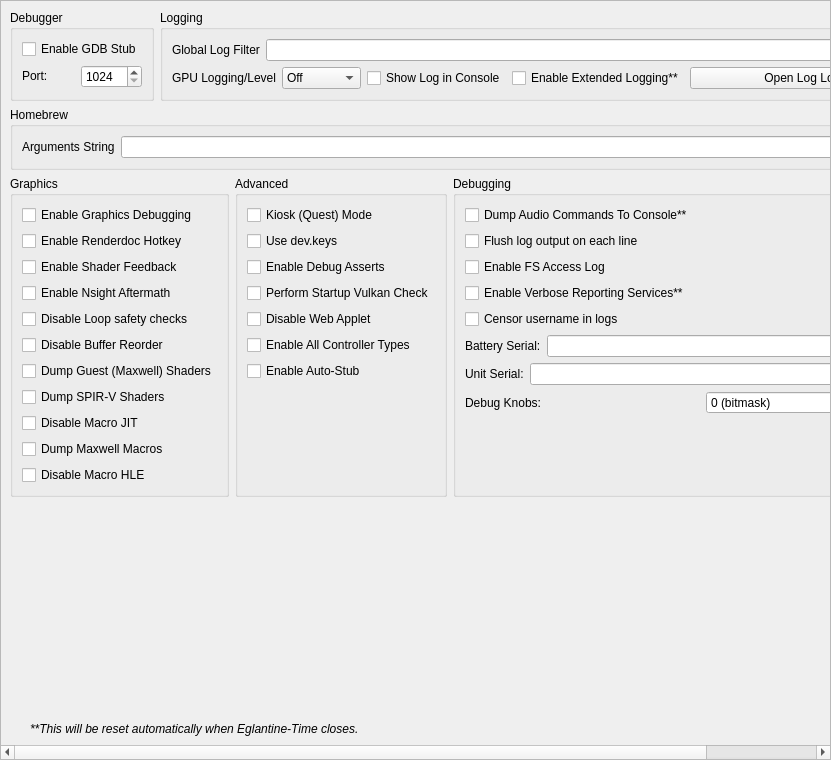
<?xml version="1.0" encoding="UTF-8"?>
<ui version="4.0">
 <class>ConfigureDebug</class>
 <widget class="QScrollArea" name="ConfigureDebug">
  <property name="geometry">
   <rect>
    <x>0</x>
    <y>0</y>
    <width>831</width>
    <height>760</height>
   </rect>
  </property>
  <property name="widgetResizable">
   <bool>true</bool>
  </property>
  <widget class="QWidget" name="widget">
   <property name="geometry">
    <rect>
     <x>0</x>
     <y>0</y>
     <width>829</width>
     <height>758</height>
    </rect>
   </property>
   <layout class="QVBoxLayout" name="verticalLayout_1">
    <item>
     <layout class="QHBoxLayout" name="horizontalLayout">
      <property name="topMargin">
       <number>0</number>
      </property>
      <item>
       <widget class="QGroupBox" name="groupBox">
        <property name="sizePolicy">
         <sizepolicy hsizetype="Preferred" vsizetype="Preferred">
          <horstretch>0</horstretch>
          <verstretch>0</verstretch>
         </sizepolicy>
        </property>
        <property name="title">
         <string>Debugger</string>
        </property>
        <property name="alignment">
         <set>Qt::AlignmentFlag::AlignLeading|Qt::AlignmentFlag::AlignLeft|Qt::AlignmentFlag::AlignTop</set>
        </property>
        <property name="flat">
         <bool>false</bool>
        </property>
        <property name="checkable">
         <bool>false</bool>
        </property>
        <layout class="QVBoxLayout" name="verticalLayout_3">
         <item>
          <widget class="QWidget" name="debug_widget" native="true">
           <property name="sizePolicy">
            <sizepolicy hsizetype="Preferred" vsizetype="Maximum">
             <horstretch>0</horstretch>
             <verstretch>0</verstretch>
            </sizepolicy>
           </property>
           <layout class="QVBoxLayout" name="verticalLayout">
            <property name="sizeConstraint">
             <enum>QLayout::SizeConstraint::SetDefaultConstraint</enum>
            </property>
            <property name="leftMargin">
             <number>0</number>
            </property>
            <property name="topMargin">
             <number>0</number>
            </property>
            <property name="rightMargin">
             <number>0</number>
            </property>
            <property name="bottomMargin">
             <number>0</number>
            </property>
            <item>
             <widget class="QCheckBox" name="toggle_gdbstub">
              <property name="sizePolicy">
               <sizepolicy hsizetype="Maximum" vsizetype="Maximum">
                <horstretch>0</horstretch>
                <verstretch>0</verstretch>
               </sizepolicy>
              </property>
              <property name="text">
               <string>Enable GDB Stub</string>
              </property>
             </widget>
            </item>
            <item>
             <widget class="QWidget" name="horizontalWidget_3" native="true">
              <property name="sizePolicy">
               <sizepolicy hsizetype="Preferred" vsizetype="Maximum">
                <horstretch>0</horstretch>
                <verstretch>0</verstretch>
               </sizepolicy>
              </property>
              <layout class="QHBoxLayout" name="horizontalLayout_3">
               <property name="leftMargin">
                <number>0</number>
               </property>
               <property name="topMargin">
                <number>0</number>
               </property>
               <property name="rightMargin">
                <number>0</number>
               </property>
               <property name="bottomMargin">
                <number>0</number>
               </property>
               <item>
                <widget class="QLabel" name="label_11">
                 <property name="sizePolicy">
                  <sizepolicy hsizetype="Minimum" vsizetype="Maximum">
                   <horstretch>0</horstretch>
                   <verstretch>0</verstretch>
                  </sizepolicy>
                 </property>
                 <property name="text">
                  <string>Port:</string>
                 </property>
                </widget>
               </item>
               <item>
                <widget class="QSpinBox" name="gdbport_spinbox">
                 <property name="sizePolicy">
                  <sizepolicy hsizetype="Preferred" vsizetype="Maximum">
                   <horstretch>0</horstretch>
                   <verstretch>0</verstretch>
                  </sizepolicy>
                 </property>
                 <property name="minimum">
                  <number>1024</number>
                 </property>
                 <property name="maximum">
                  <number>65535</number>
                 </property>
                </widget>
               </item>
              </layout>
             </widget>
            </item>
           </layout>
          </widget>
         </item>
        </layout>
       </widget>
      </item>
      <item>
       <widget class="QGroupBox" name="groupBox_2">
        <property name="sizePolicy">
         <sizepolicy hsizetype="Expanding" vsizetype="Preferred">
          <horstretch>0</horstretch>
          <verstretch>0</verstretch>
         </sizepolicy>
        </property>
        <property name="title">
         <string>Logging</string>
        </property>
        <layout class="QGridLayout" name="gridLayout_1">
         <item row="0" column="0" colspan="4">
          <widget class="QWidget" name="logging_widget" native="true">
           <property name="sizePolicy">
            <sizepolicy hsizetype="Preferred" vsizetype="Maximum">
             <horstretch>0</horstretch>
             <verstretch>0</verstretch>
            </sizepolicy>
           </property>
           <layout class="QHBoxLayout" name="horizontalLayout_1">
            <property name="leftMargin">
             <number>0</number>
            </property>
            <property name="topMargin">
             <number>0</number>
            </property>
            <property name="rightMargin">
             <number>0</number>
            </property>
            <property name="bottomMargin">
             <number>0</number>
            </property>
            <item>
             <widget class="QLabel" name="label_1">
              <property name="sizePolicy">
               <sizepolicy hsizetype="Preferred" vsizetype="Preferred">
                <horstretch>0</horstretch>
                <verstretch>0</verstretch>
               </sizepolicy>
              </property>
              <property name="text">
               <string>Global Log Filter</string>
              </property>
             </widget>
            </item>
            <item>
             <widget class="QLineEdit" name="log_filter_edit"/>
            </item>
           </layout>
          </widget>
         </item>
         <item row="1" column="0">
          <widget class="QWidget" name="gpu_log_level_widget" native="true">
           <property name="sizePolicy">
            <sizepolicy hsizetype="Preferred" vsizetype="Maximum">
             <horstretch>0</horstretch>
             <verstretch>0</verstretch>
            </sizepolicy>
           </property>
           <layout class="QHBoxLayout" name="gpu_log_level_layout">
            <property name="leftMargin">
             <number>0</number>
            </property>
            <property name="topMargin">
             <number>0</number>
            </property>
            <property name="rightMargin">
             <number>0</number>
            </property>
            <property name="bottomMargin">
             <number>0</number>
            </property>
            <item>
             <widget class="QLabel" name="gpu_log_level_label">
              <property name="text">
               <string>GPU Logging/Level</string>
              </property>
             </widget>
            </item>
            <item>
             <widget class="QComboBox" name="gpu_log_level">
              <property name="toolTip">
               <string>Detail level for GPU logs. Off disables logging entirely.</string>
              </property>
              <item>
               <property name="text">
                <string>Off</string>
               </property>
              </item>
              <item>
               <property name="text">
                <string>Errors</string>
               </property>
              </item>
              <item>
               <property name="text">
                <string>Standard</string>
               </property>
              </item>
              <item>
               <property name="text">
                <string>Verbose</string>
               </property>
              </item>
              <item>
               <property name="text">
                <string>All</string>
               </property>
              </item>
             </widget>
            </item>
           </layout>
          </widget>
         </item>
         <item row="1" column="1">
          <widget class="QCheckBox" name="toggle_console">
           <property name="text">
            <string>Show Log in Console</string>
           </property>
          </widget>
         </item>
         <item row="1" column="2">
          <widget class="QCheckBox" name="extended_logging">
           <property name="enabled">
            <bool>true</bool>
           </property>
           <property name="toolTip">
            <string>When checked, the max size of the log increases from 100 MB to 1 GB</string>
           </property>
           <property name="text">
            <string>Enable Extended Logging**</string>
           </property>
          </widget>
         </item>
         <item row="1" column="3">
          <widget class="QPushButton" name="open_log_button">
           <property name="sizePolicy">
            <sizepolicy hsizetype="Expanding" vsizetype="Maximum">
             <horstretch>1</horstretch>
             <verstretch>0</verstretch>
            </sizepolicy>
           </property>
           <property name="minimumSize">
            <size>
             <width>250</width>
             <height>0</height>
            </size>
           </property>
           <property name="text">
            <string>Open Log Location</string>
           </property>
          </widget>
         </item>
        </layout>
       </widget>
      </item>
     </layout>
    </item>
    <item>
     <widget class="QGroupBox" name="groupBox_3">
      <property name="title">
       <string>Homebrew</string>
      </property>
      <layout class="QVBoxLayout" name="verticalLayout_5">
       <item>
        <layout class="QHBoxLayout" name="horizontalLayout_4">
         <item>
          <widget class="QLabel" name="label_3">
           <property name="text">
            <string>Arguments String</string>
           </property>
          </widget>
         </item>
         <item>
          <widget class="QLineEdit" name="homebrew_args_edit"/>
         </item>
        </layout>
       </item>
      </layout>
     </widget>
    </item>
    <item>
     <layout class="QHBoxLayout" name="horizontalLayout_2">
      <item>
       <widget class="QGroupBox" name="groupBox_4">
        <property name="title">
         <string>Graphics</string>
        </property>
        <layout class="QGridLayout" name="gridLayout_2">
         <item row="4" column="0">
          <widget class="QCheckBox" name="disable_loop_safety_checks">
           <property name="toolTip">
            <string>When checked, it executes shaders without loop logic changes</string>
           </property>
           <property name="text">
            <string>Disable Loop safety checks</string>
           </property>
          </widget>
         </item>
         <item row="9" column="0">
          <widget class="QCheckBox" name="dump_macros">
           <property name="enabled">
            <bool>true</bool>
           </property>
           <property name="toolTip">
            <string>When checked, it will dump all the macro programs of the GPU</string>
           </property>
           <property name="text">
            <string>Dump Maxwell Macros</string>
           </property>
          </widget>
         </item>
         <item row="3" column="0">
          <widget class="QCheckBox" name="enable_nsight_aftermath">
           <property name="toolTip">
            <string>When checked, it enables Nsight Aftermath crash dumps</string>
           </property>
           <property name="text">
            <string>Enable Nsight Aftermath</string>
           </property>
          </widget>
         </item>
         <item row="6" column="0">
          <widget class="QCheckBox" name="dump_guest_shaders">
           <property name="enabled">
            <bool>true</bool>
           </property>
           <property name="toolTip">
            <string>When checked, it will dump original Maxwell guest shader bytecode (the input to the recompiler) as .ash files under DumpDir/shaders/. Useful for inspection with nvdisasm.</string>
           </property>
           <property name="text">
            <string>Dump Guest (Maxwell) Shaders</string>
           </property>
          </widget>
         </item>
         <item row="1" column="0">
          <widget class="QCheckBox" name="enable_renderdoc_hotkey">
           <property name="text">
            <string>Enable Renderdoc Hotkey</string>
           </property>
          </widget>
         </item>
         <item row="8" column="0">
          <widget class="QCheckBox" name="disable_macro_jit">
           <property name="enabled">
            <bool>true</bool>
           </property>
           <property name="toolTip">
            <string>When checked, it disables the macro Just In Time compiler. Enabling this makes games run slower</string>
           </property>
           <property name="text">
            <string>Disable Macro JIT</string>
           </property>
          </widget>
         </item>
         <item row="10" column="0">
          <widget class="QCheckBox" name="disable_macro_hle">
           <property name="enabled">
            <bool>true</bool>
           </property>
           <property name="toolTip">
            <string>When checked, it disables the macro HLE functions. Enabling this makes games run slower</string>
           </property>
           <property name="text">
            <string>Disable Macro HLE</string>
           </property>
          </widget>
         </item>
         <item row="0" column="0">
          <widget class="QCheckBox" name="enable_graphics_debugging">
           <property name="enabled">
            <bool>true</bool>
           </property>
           <property name="toolTip">
            <string>When checked, the graphics API enters a slower debugging mode</string>
           </property>
           <property name="text">
            <string>Enable Graphics Debugging</string>
           </property>
          </widget>
         </item>
         <item row="11" column="0">
          <spacer name="verticalSpacer_5">
           <property name="orientation">
            <enum>Qt::Orientation::Vertical</enum>
           </property>
           <property name="sizeType">
            <enum>QSizePolicy::Policy::Preferred</enum>
           </property>
           <property name="sizeHint" stdset="0">
            <size>
             <width>20</width>
             <height>0</height>
            </size>
           </property>
          </spacer>
         </item>
         <item row="2" column="0">
          <widget class="QCheckBox" name="enable_shader_feedback">
           <property name="toolTip">
            <string>When checked, yuzu will log statistics about the compiled pipeline cache</string>
           </property>
           <property name="text">
            <string>Enable Shader Feedback</string>
           </property>
          </widget>
         </item>
         <item row="5" column="0">
          <widget class="QCheckBox" name="disable_buffer_reorder">
           <property name="toolTip">
            <string>&lt;html&gt;&lt;head/&gt;&lt;body&gt;&lt;p&gt;When checked, disables reordering of mapped memory uploads which allows to associate uploads with specific draws. May reduce performance in some cases.&lt;/p&gt;&lt;/body&gt;&lt;/html&gt;</string>
           </property>
           <property name="text">
            <string>Disable Buffer Reorder</string>
           </property>
          </widget>
         </item>
         <item row="7" column="0">
          <widget class="QCheckBox" name="gpu_log_shader_dumps">
           <property name="toolTip">
            <string>When checked, it will dump the recompiler's output SPIR-V binaries (.spv) under LogDir/shaders/. Inspect via SPIRV-Tools (spirv-dis / spirv-cross / spirv-val) or RenderDoc.</string>
           </property>
           <property name="text">
            <string>Dump SPIR-V Shaders</string>
           </property>
          </widget>
         </item>
        </layout>
       </widget>
      </item>
      <item>
       <widget class="QGroupBox" name="groupBox_6">
        <property name="title">
         <string>Advanced</string>
        </property>
        <layout class="QGridLayout" name="gridLayout_4">
         <item row="3" column="0">
          <widget class="QCheckBox" name="perform_vulkan_check">
           <property name="toolTip">
            <string>Enables yuzu to check for a working Vulkan environment when the program starts up. Disable this if this is causing issues with external programs seeing yuzu.</string>
           </property>
           <property name="text">
            <string>Perform Startup Vulkan Check</string>
           </property>
          </widget>
         </item>
         <item row="4" column="0">
          <widget class="QCheckBox" name="disable_web_applet">
           <property name="text">
            <string>Disable Web Applet</string>
           </property>
          </widget>
         </item>
         <item row="5" column="0">
          <widget class="QCheckBox" name="enable_all_controllers">
           <property name="text">
            <string>Enable All Controller Types</string>
           </property>
          </widget>
         </item>
         <item row="6" column="0">
          <widget class="QCheckBox" name="use_auto_stub">
           <property name="text">
            <string>Enable Auto-Stub</string>
           </property>
          </widget>
         </item>
         <item row="0" column="0">
          <widget class="QCheckBox" name="quest_flag">
           <property name="text">
            <string>Kiosk (Quest) Mode</string>
           </property>
          </widget>
         </item>
         <item row="1" column="0">
          <widget class="QCheckBox" name="use_dev_keys">
           <property name="text">
            <string>Use dev.keys</string>
           </property>
          </widget>
         </item>
         <item row="2" column="0">
          <widget class="QCheckBox" name="use_debug_asserts">
           <property name="text">
            <string>Enable Debug Asserts</string>
           </property>
          </widget>
         </item>
         <item row="7" column="0">
          <spacer name="verticalSpacer_4">
           <property name="orientation">
            <enum>Qt::Orientation::Vertical</enum>
           </property>
           <property name="sizeType">
            <enum>QSizePolicy::Policy::Expanding</enum>
           </property>
           <property name="sizeHint" stdset="0">
            <size>
             <width>20</width>
             <height>0</height>
            </size>
           </property>
          </spacer>
         </item>
        </layout>
       </widget>
      </item>
      <item>
       <widget class="QGroupBox" name="groupBox_5">
        <property name="title">
         <string>Debugging</string>
        </property>
        <layout class="QGridLayout" name="gridLayout_3">
         <item row="6" column="0">
          <widget class="QWidget" name="serial_battery_widget" native="true">
           <property name="sizePolicy">
            <sizepolicy hsizetype="Preferred" vsizetype="Maximum">
             <horstretch>0</horstretch>
             <verstretch>0</verstretch>
            </sizepolicy>
           </property>
           <layout class="QHBoxLayout" name="horizontalLayout_11">
            <property name="leftMargin">
             <number>0</number>
            </property>
            <property name="topMargin">
             <number>0</number>
            </property>
            <property name="rightMargin">
             <number>0</number>
            </property>
            <property name="bottomMargin">
             <number>0</number>
            </property>
            <item>
             <widget class="QLabel" name="label_12">
              <property name="sizePolicy">
               <sizepolicy hsizetype="Preferred" vsizetype="Preferred">
                <horstretch>0</horstretch>
                <verstretch>0</verstretch>
               </sizepolicy>
              </property>
              <property name="text">
               <string>Battery Serial:</string>
              </property>
             </widget>
            </item>
            <item>
             <widget class="QLineEdit" name="serial_battery_edit"/>
            </item>
           </layout>
          </widget>
         </item>
         <item row="8" column="0">
          <widget class="QWidget" name="debug_knobs_widget" native="true">
           <property name="sizePolicy">
            <sizepolicy hsizetype="Preferred" vsizetype="Maximum">
             <horstretch>0</horstretch>
             <verstretch>0</verstretch>
            </sizepolicy>
           </property>
           <layout class="QHBoxLayout" name="horizontalLayout_debug_knobs">
            <property name="leftMargin">
             <number>0</number>
            </property>
            <property name="topMargin">
             <number>0</number>
            </property>
            <property name="rightMargin">
             <number>0</number>
            </property>
            <property name="bottomMargin">
             <number>0</number>
            </property>
            <item>
             <widget class="QLabel" name="label_debug_knobs">
              <property name="sizePolicy">
               <sizepolicy hsizetype="Preferred" vsizetype="Preferred">
                <horstretch>0</horstretch>
                <verstretch>0</verstretch>
               </sizepolicy>
              </property>
              <property name="text">
               <string>Debug Knobs:</string>
              </property>
             </widget>
            </item>
            <item>
             <widget class="QSpinBox" name="debug_knobs_spinbox">
              <property name="minimum">
               <number>0</number>
              </property>
              <property name="maximum">
               <number>65535</number>
              </property>
              <property name="toolTip">
               <string>Bitmask for quick development toggles</string>
              </property>
              <property name="statusTip">
               <string>Set debug knobs (bitmask)</string>
              </property>
              <property name="whatsThis">
               <string>16-bit debug knob set for quick development toggles</string>
              </property>
              <property name="suffix">
               <string> (bitmask)</string>
              </property>
             </widget>
            </item>
           </layout>
          </widget>
         </item>
         <item row="7" column="0">
          <widget class="QWidget" name="serial_board_widget" native="true">
           <property name="sizePolicy">
            <sizepolicy hsizetype="Preferred" vsizetype="Maximum">
             <horstretch>0</horstretch>
             <verstretch>0</verstretch>
            </sizepolicy>
           </property>
           <layout class="QHBoxLayout" name="horizontalLayout_12">
            <property name="leftMargin">
             <number>0</number>
            </property>
            <property name="topMargin">
             <number>0</number>
            </property>
            <property name="rightMargin">
             <number>0</number>
            </property>
            <property name="bottomMargin">
             <number>0</number>
            </property>
            <item>
             <widget class="QLabel" name="label_13">
              <property name="sizePolicy">
               <sizepolicy hsizetype="Preferred" vsizetype="Preferred">
                <horstretch>0</horstretch>
                <verstretch>0</verstretch>
               </sizepolicy>
              </property>
              <property name="text">
               <string>Unit Serial:</string>
              </property>
             </widget>
            </item>
            <item>
             <widget class="QLineEdit" name="serial_board_edit"/>
            </item>
           </layout>
          </widget>
         </item>
         <item row="20" column="0">
          <spacer name="verticalSpacer_3">
           <property name="orientation">
            <enum>Qt::Orientation::Vertical</enum>
           </property>
           <property name="sizeType">
            <enum>QSizePolicy::Policy::Expanding</enum>
           </property>
           <property name="sizeHint" stdset="0">
            <size>
             <width>20</width>
             <height>0</height>
            </size>
           </property>
          </spacer>
         </item>
         <item row="1" column="0">
          <widget class="QCheckBox" name="dump_audio_commands">
           <property name="toolTip">
            <string>Enable this to output the latest generated audio command list to the console. Only affects games using the audio renderer.</string>
           </property>
           <property name="text">
            <string>Dump Audio Commands To Console**</string>
           </property>
          </widget>
         </item>
         <item row="2" column="0">
          <widget class="QCheckBox" name="flush_line">
           <property name="text">
            <string>Flush log output on each line</string>
           </property>
          </widget>
         </item>
         <item row="3" column="0">
          <widget class="QCheckBox" name="fs_access_log">
           <property name="text">
            <string>Enable FS Access Log</string>
           </property>
          </widget>
         </item>
         <item row="4" column="0">
          <widget class="QCheckBox" name="reporting_services">
           <property name="text">
            <string>Enable Verbose Reporting Services**</string>
           </property>
          </widget>
         </item>
         <item row="5" column="0">
          <widget class="QCheckBox" name="censor_username">
           <property name="text">
            <string>Censor username in logs</string>
           </property>
          </widget>
         </item>
        </layout>
       </widget>
      </item>
     </layout>
    </item>
    <item>
     <spacer name="verticalSpacer">
      <property name="orientation">
       <enum>Qt::Orientation::Vertical</enum>
      </property>
      <property name="sizeHint" stdset="0">
       <size>
        <width>20</width>
        <height>0</height>
       </size>
      </property>
     </spacer>
    </item>
    <item>
     <widget class="QLabel" name="label_5">
      <property name="sizePolicy">
       <sizepolicy hsizetype="Expanding" vsizetype="Preferred">
        <horstretch>0</horstretch>
        <verstretch>0</verstretch>
       </sizepolicy>
      </property>
      <property name="font">
       <font>
        <italic>true</italic>
       </font>
      </property>
      <property name="text">
    <string>**This will be reset automatically when Eglantine-Time closes.</string>
      </property>
      <property name="indent">
       <number>20</number>
      </property>
     </widget>
    </item>
   </layout>
  </widget>
 </widget>
 <tabstops>
  <tabstop>log_filter_edit</tabstop>
  <tabstop>toggle_console</tabstop>
  <tabstop>extended_logging</tabstop>
  <tabstop>open_log_button</tabstop>
  <tabstop>homebrew_args_edit</tabstop>
  <tabstop>enable_graphics_debugging</tabstop>
  <tabstop>enable_shader_feedback</tabstop>
  <tabstop>enable_nsight_aftermath</tabstop>
  <tabstop>fs_access_log</tabstop>
  <tabstop>reporting_services</tabstop>
  <tabstop>quest_flag</tabstop>
  <tabstop>use_debug_asserts</tabstop>
 </tabstops>
 <resources/>
 <connections/>
</ui>
